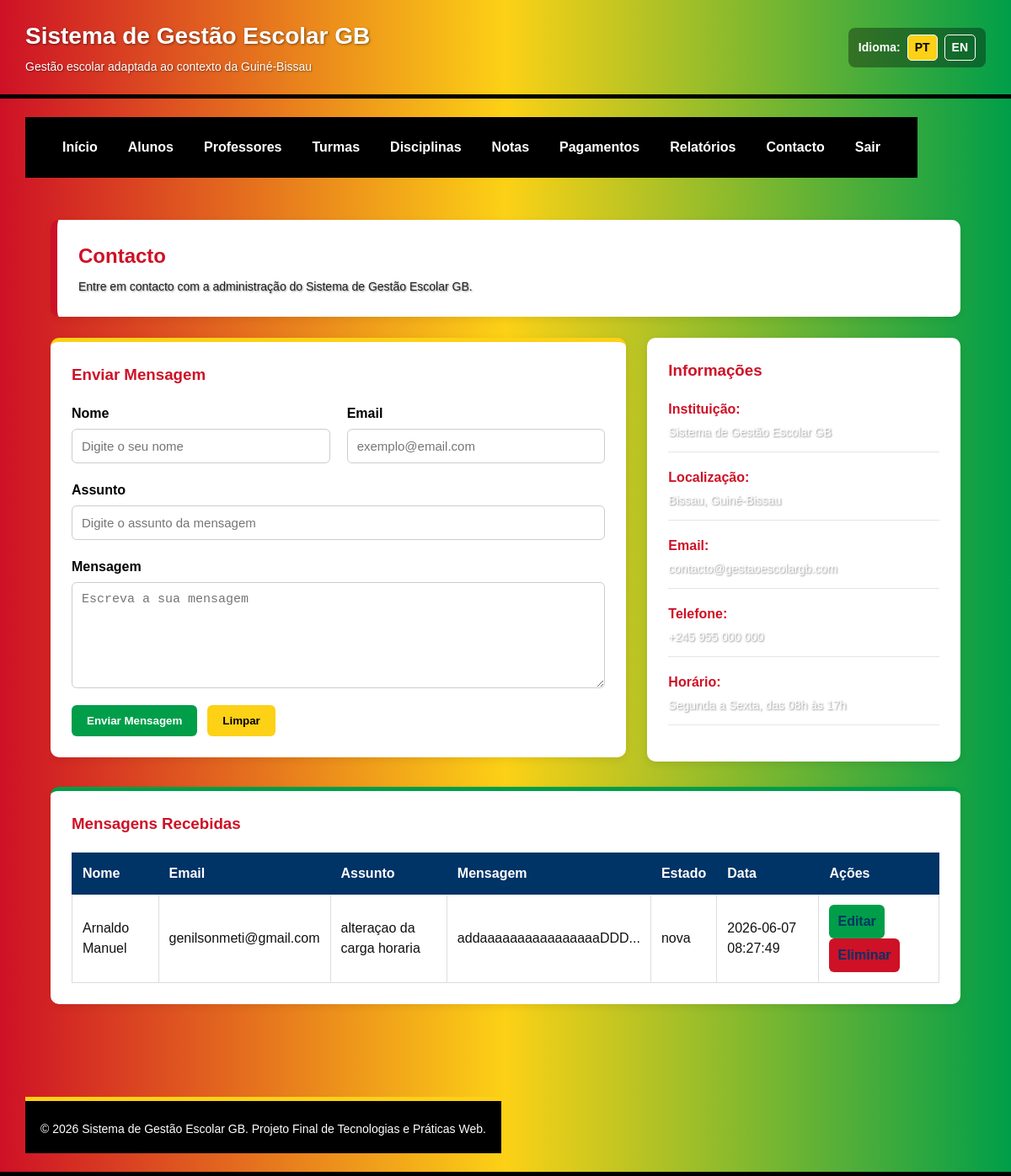
The page /contacto.php on the database its author committed.
### tables this page shows
CREATE TABLE IF NOT EXISTS `mensagens_contacto` (
  `id_mensagem` int NOT NULL AUTO_INCREMENT,
  `nome` varchar(120) NOT NULL,
  `email` varchar(120) NOT NULL,
  `assunto` varchar(150) NOT NULL,
  `mensagem` text NOT NULL,
  `estado` enum('nova','lida','respondida') DEFAULT 'nova',
  `criado_em` datetime DEFAULT CURRENT_TIMESTAMP,
  PRIMARY KEY (`id_mensagem`)
);

### contacto.php (the view, shortened to what this page needs)
<?php
require_once 'config/conexao.php';
$resultado = mysqli_query($conn, "SELECT * FROM mensagens_contacto ORDER BY id_mensagem DESC");
?>
<?php include 'includes/header.php'; ?>
<?php include 'includes/menu.php'; ?>
<main class="conteudo">
    <section class="cabecalho-pagina">
        <h2>Contacto</h2>
        <p>Entre em contacto com a administração do Sistema de Gestão Escolar GB.</p>
    </section>
    <section class="contacto-layout">
        <section class="formulario-container contacto-formulario">
            <h3>Enviar Mensagem</h3>
            <form class="formulario" method="post" action="contacto.php">
                <div class="campo">
                    <label for="nome_contacto">Nome</label>
                    <input
                        type="text"
                        id="nome_contacto"
                        name="nome_contacto"
                        placeholder="Digite o seu nome"
                        required
                        maxlength="120">
                </div>
                <div class="campo">
                    <label for="email_contacto">Email</label>
                    <input
                        type="email"
                        id="email_contacto"
                        name="email_contacto"
                        placeholder="exemplo@email.com"
                        required>
                </div>
                <div class="campo campo-largo">
                    <label for="assunto_contacto">Assunto</label>
                    <input
                        type="text"
                        id="assunto_contacto"
                        name="assunto_contacto"
                        placeholder="Digite o assunto da mensagem"
                        required
                        maxlength="150">
                </div>
                <div class="campo campo-largo">
                    <label for="mensagem_contacto">Mensagem</label>
                    <textarea
                        id="mensagem_contacto"
                        name="mensagem_contacto"
                        rows="6"
                        placeholder="Escreva a sua mensagem"
                        required></textarea>
                </div>
                <div class="botoes-formulario">
                    <button type="submit" class="botao">Enviar Mensagem</button>
                    <button type="reset" class="botao-secundario">Limpar</button>
                </div>
            </form>
        </section>
        <aside class="info-contacto">
            <h3>Informações</h3>
            <div class="info-item">
                <strong>Instituição:</strong>
                <p>Sistema de Gestão Escolar GB</p>
            </div>
            <div class="info-item">
                <strong>Localização:</strong>
                <p>Bissau, Guiné-Bissau</p>
            </div>
            <div class="info-item">
                <strong>Email:</strong>
                <p>contacto@gestaoescolargb.com</p>
            </div>
            <div class="info-item">
                <strong>Telefone:</strong>
                <p>+245 955 000 000</p>
            </div>
            <div class="info-item">
                <strong>Horário:</strong>
                <p>Segunda a Sexta, das 08h às 17h</p>
            </div>
        </aside>
    </section>
    <section class="tabela-container">
        <h3>Mensagens Recebidas</h3>
        <table class="tabela">
            <thead>
                <tr>
                    <th>Nome</th>
                    <th>Email</th>
                    <th>Assunto</th>
                    <th>Mensagem</th>
                    <th>Estado</th>
                    <th>Data</th>
                    <th>Ações</th>
                </tr>
            </thead>
            <tbody>
                <?php while ($registo = mysqli_fetch_assoc($resultado)) { ?>
                    <tr>
                        <td><?php echo htmlspecialchars($registo["nome"]); ?></td>
                        <td><?php echo htmlspecialchars($registo["email"]); ?></td>
                        <td><?php echo htmlspecialchars($registo["assunto"]); ?></td>
                        <td><?php echo htmlspecialchars(substr($registo["mensagem"], 0, 50)); ?>...</td>
                        <td><?php echo htmlspecialchars($registo["estado"]); ?></td>
                        <td><?php echo htmlspecialchars($registo["criado_em"]); ?></td>
                        <td>
                            <a class="acao editar" href="editar_mensagem.php?id=<?php echo $registo['id_mensagem']; ?>">
                                Editar
                            </a>
                            <a
                                class="acao eliminar"
                                href="contacto.php?acao=eliminar&id=<?php echo $registo['id_mensagem']; ?>"
                                onclick="return confirm('Tem a certeza que deseja eliminar esta mensagem?');">
                                Eliminar
                            </a>
                        </td>
                    </tr>
                <?php } ?>
            </tbody>
        </table>
    </section>
</main>
<?php include 'includes/footer.php'; ?>

### css/style.css (style rules this page uses)
:root { --gb-vermelho: #CE1126; --gb-amarelo: #FCD116; --gb-verde: #009E49; --gb-preto: #000000; --gb-azul: #003366; --gb-branco: #ffffff; --gb-cinza-fundo: #f4f6f8; --gb-cinza-texto: #222222; --gb-cinza-borda: #dddddd; }
* { margin: 0; padding: 0; box-sizing: border-box; }
html, body { font-family: Arial, Helvetica, sans-serif; background-color: var(--gb-cinza-fundo); color: var(--gb-cinza-texto); line-height: 1.5; }
.topo p { font-size: 14px; margin-top: 5px; color: var(--gb-branco); text-shadow: 1px 1px 2px rgba(0,0,0,0.45); }
.conteudo { padding: 30px; }
.cabecalho-pagina { background-color: var(--gb-branco); padding: 25px; border-radius: 10px; margin-bottom: 25px; box-shadow: 0 3px 10px rgba(0,0,0,0.08); border-left: 8px solid var(--gb-vermelho); }
.cabecalho-pagina h2 { color: var(--gb-vermelho); margin-bottom: 8px; }
.cabecalho-pagina p { color: var(--gb-cinza-texto); }
.formulario-container, .tabela-container, .info-contacto { background-color: var(--gb-branco); padding: 25px; border-radius: 10px; margin-bottom: 30px; box-shadow: 0 3px 10px rgba(0,0,0,0.08); }
.formulario-container { border-top: 5px solid var(--gb-amarelo); }
.tabela-container { border-top: 5px solid var(--gb-verde); }
.formulario-container h3, .tabela-container h3, .info-contacto h3 { color: var(--gb-vermelho); margin-bottom: 20px; }
.formulario { display: flex; flex-wrap: wrap; gap: 20px; }
.campo { flex: 1 1 250px; display: flex; flex-direction: column; }
.campo-largo { flex: 1 1 100%; }
.campo label { font-weight: bold; margin-bottom: 6px; color: var(--gb-preto); }
.campo input, .campo select, .campo textarea { padding: 11px; border: 1px solid #cccccc; border-radius: 6px; font-size: 15px; background-color: var(--gb-branco); color: #111111; }
.botoes-formulario { flex: 1 1 100%; display: flex; gap: 12px; flex-wrap: wrap; }
.botao, .botao-secundario, .acao { display: inline-block; padding: 11px 18px; border-radius: 6px; border: none; cursor: pointer; font-weight: bold; text-decoration: none; transition: 0.3s; }
.botao { background-color: var(--gb-verde); color: var(--gb-branco); }
.botao-secundario { background-color: var(--gb-amarelo); color: var(--gb-preto); }
.acao { padding: 8px 10px; margin-right: 5px; color: var(--gb-branco); }
.editar { background-color: var(--gb-verde); }
.eliminar { background-color: var(--gb-vermelho); }
.tabela a.acao { text-decoration: none; }
.tabela { width: 100%; border-collapse: collapse; background-color: var(--gb-branco); }
.tabela th { background-color: var(--gb-azul); color: var(--gb-branco) !important; -webkit-text-fill-color: var(--gb-branco) !important; padding: 12px; border: 1px solid var(--gb-azul); text-align: left; }
.tabela td { background-color: var(--gb-branco); color: #111111 !important; -webkit-text-fill-color: #111111 !important; padding: 12px; border: 1px solid var(--gb-cinza-borda); text-align: left; opacity: 1 !important; }
.tabela tbody tr:nth-child(odd) td { background-color: var(--gb-branco); color: #111111 !important; -webkit-text-fill-color: #111111 !important; }
.tabela a { color: var(--gb-azul); -webkit-text-fill-color: var(--gb-azul); }
.contacto-layout { display: flex; gap: 25px; align-items: flex-start; flex-wrap: wrap; }
.contacto-formulario { flex: 2 1 500px; }
.info-contacto { flex: 1 1 280px; }
.info-item { margin-bottom: 18px; border-bottom: 1px solid #e5e5e5; padding-bottom: 12px; }
.info-item strong { color: var(--gb-vermelho); }
.info-item p { margin-top: 5px; }

### rows shown on the page
mensagens_contacto: nome "Arnaldo Manuel", email "genilsonmeti@gmail.com", assunto "alteraçao da carga horaria", mensagem "addaaaaaaaaaaaaaaaaDDD", estado "nova", criado_em "2026-06-07 08:27:49"

### other values the page prints
t("nome_sistema") "Sistema de Gestão Escolar GB"
t("subtitulo_sistema") "Gestão escolar adaptada ao contexto da Guiné-Bissau"
t("idioma") "Idioma"
t("menu_inicio") "Início"
t("menu_alunos") "Alunos"
t("menu_professores") "Professores"
t("menu_turmas") "Turmas"
t("menu_disciplinas") "Disciplinas"
t("menu_notas") "Notas"
t("menu_pagamentos") "Pagamentos"
t("menu_relatorios") "Relatórios"
t("menu_contacto") "Contacto"
